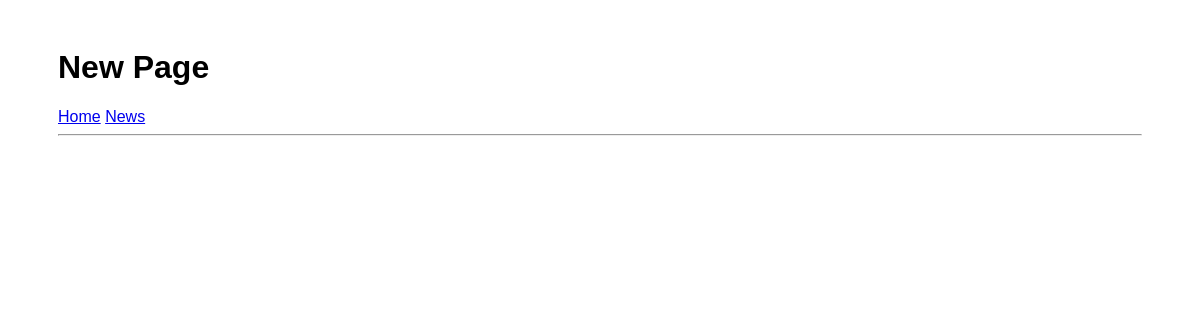
The page /news/ on the database as committed earlier.
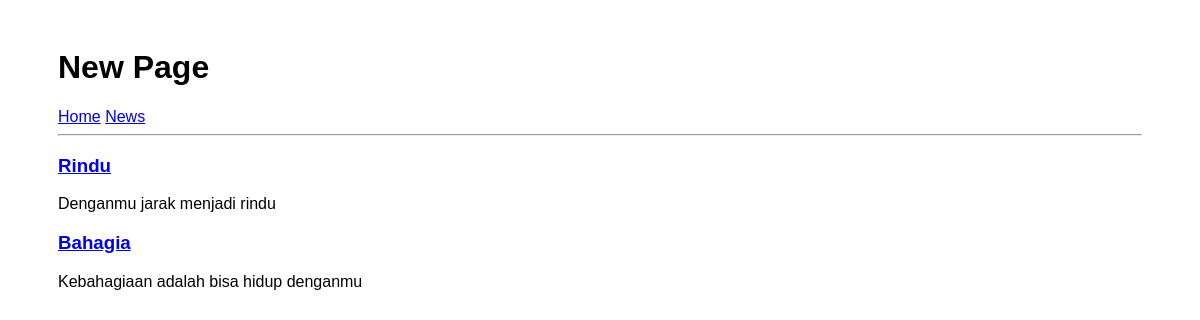
The same page on the database as committed later.
### news/models.py (models this page shows, shortened)
class News(models.Model):
	title = models.CharField(max_length = 100)
	desc = models.TextField()
	created_at = models.DateTimeField(auto_now_add = True)

### news/views.py (the view)
# urls.py: path('', views.index, name='index'),
def index(request):
	news = News.objects.all()
	return render(request, 'news/index.html', {'news': news})

### news/templates/news/index.html
{% extends 'base.html' %}
{% block title %}
	New Page
{% endblock %}
{% block content %}
	{% for new in news %}
		<h3>
			<a href="/news/{{ new.id }}">{{ new.title }}</a>
		</h3>
		<p>{{ new.desc }}</p>
	{% endfor %}
{% endblock %}

Rows that differ between the two databases and show on the page:
added News: title "Rindu", desc "Denganmu jarak menjadi rindu"
added News: title "Bahagia", desc "Kebahagiaan adalah bisa hidup denganmu"
